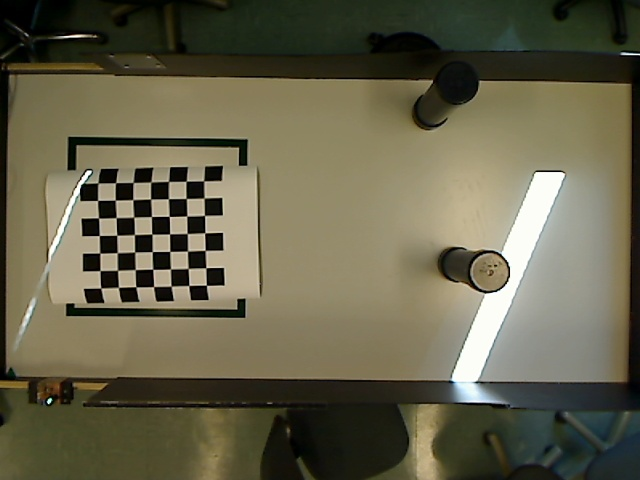
#> input picture domain/image_analysis/calibration2.jpg, 640 x 480 px
$ python -i ColorDetector.py   (imports and definitions only)
#> lines starting #> are read from the running program, lines starting #| are printed output that depends on the picture
#> further down, picture is the input picture: shape (480, 640, 3); mean B, G, R 75.2, 97.5, 101.2
### domain/image_analysis/Canny.py
import cv2
import numpy as np


def canny(frame, maskFunc):
    frame = cv2.GaussianBlur(frame, (5, 5), 1)
    frame = cv2.cvtColor(frame,cv2.COLOR_BGR2RGB)
    kernel = np.ones((9, 9), np.uint8)
    kernelerode = np.ones((2,2),np.uint8)

    mask = maskFunc(frame)

    return cv2.Canny(mask,100,200)

def dilate_mask(frame):
    mask = cv2.dilate(frame, kernel = cv2.getStructuringElement(cv2.MORPH_ELLIPSE, (2,2)) , iterations = 1)
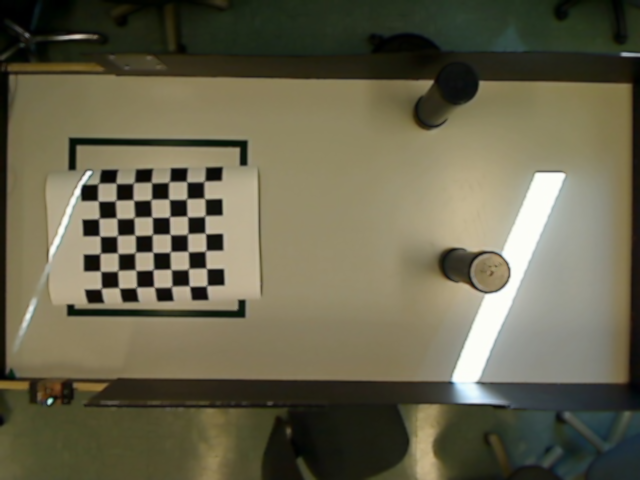
#> mask: shape (480, 640, 3); mean R, G, B 103.2, 99.4, 76.9
    mask = cv2.morphologyEx(mask, cv2.MORPH_CLOSE, cv2.getStructuringElement(cv2.MORPH_ELLIPSE, (10,10)))
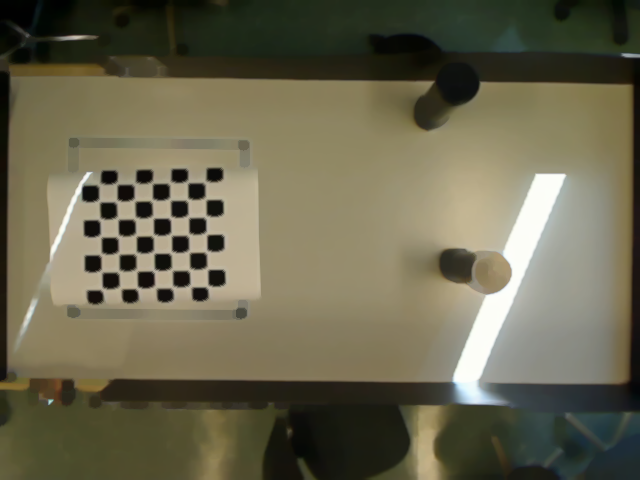
#> mask: shape (480, 640, 3); mean R, G, B 105.6, 101.6, 79.1
    mask = cv2.GaussianBlur(mask, (1, 1), 0)
    return mask

# [13 lines left out: functions dilate_mask_zone_dep, erode_mask, not called in this run]

### util/Logger.py
import os
import logging
import datetime
from io import StringIO

from infrastructure.communication_ui.comm_ui import Communication_ui

RUNNING_COV = False

class Logger(object):
    def __init__(self, module_name):
        if (RUNNING_COV):
            return

        # File paths from root
        self.sequence_count_path = os.path.normpath(
            os.path.join(os.path.dirname(__file__), "sequence_count.txt"))
        self.log_path = os.path.normpath(
            os.path.join(os.path.dirname(__file__), "log/sequenceX.log"))

        # Create the logger
        self.logger = logging.getLogger(module_name)
        self.logger.setLevel(logging.DEBUG)

        # Time and message formatter
        logger_formatter = logging.Formatter(
            '%(asctime)s : %(name)s \n%(levelname)s - %(message)s')

        # File handler
        file_number = open(self.sequence_count_path).read()
        file_name = self.log_path.replace("X", file_number)

        f = open(file_name, 'a+')
        f.close()

        file_handler = logging.FileHandler(file_name)
        file_handler.setLevel(logging.DEBUG)
        file_handler.setFormatter(logger_formatter)

        # Stream handler for UI
        self.log_stream = StringIO()
        self.stream_handler = logging.StreamHandler(self.log_stream)
        self.stream_handler.setLevel(logging.DEBUG)
        self.stream_handler.setFormatter(logger_formatter)

        # Add handlers to logger
        self.logger.addHandler(file_handler)
        self.logger.addHandler(self.stream_handler)

        # Communication avec le UI

    # [66 lines left out: functions increment_sequence_number, reset_sequence_number, log_warning, log_info, log_debug, log_error and 2 more, not called in this run]

### domain/image_analysis/ColorDetector.py
import cv2
import numpy as np
import imutils

from domain.image_analysis.ShapeDetector import ShapeDetector
from domain.image_analysis.Canny import canny, dilate_mask

def color_detector(frame):
    frame = frame.copy()

    edges = canny(frame, dilate_mask)
#> in canny, `return cv2.Canny(mask,100,200)`:
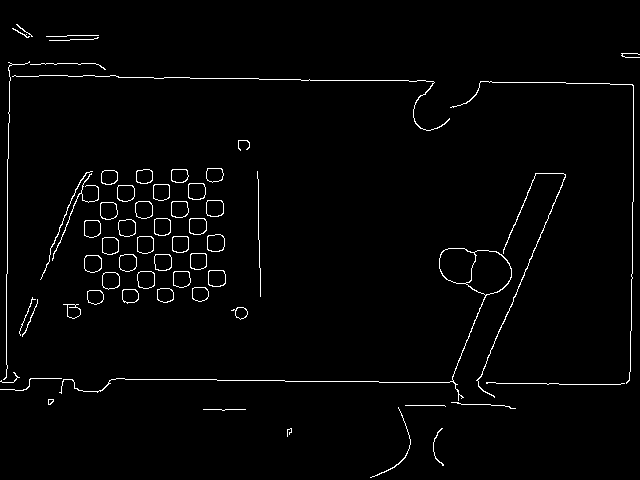
#> returned value: shape (480, 640); 2% white in thin lines or dots
#> (the run stopped early here; a loop or call above may not have finished)
